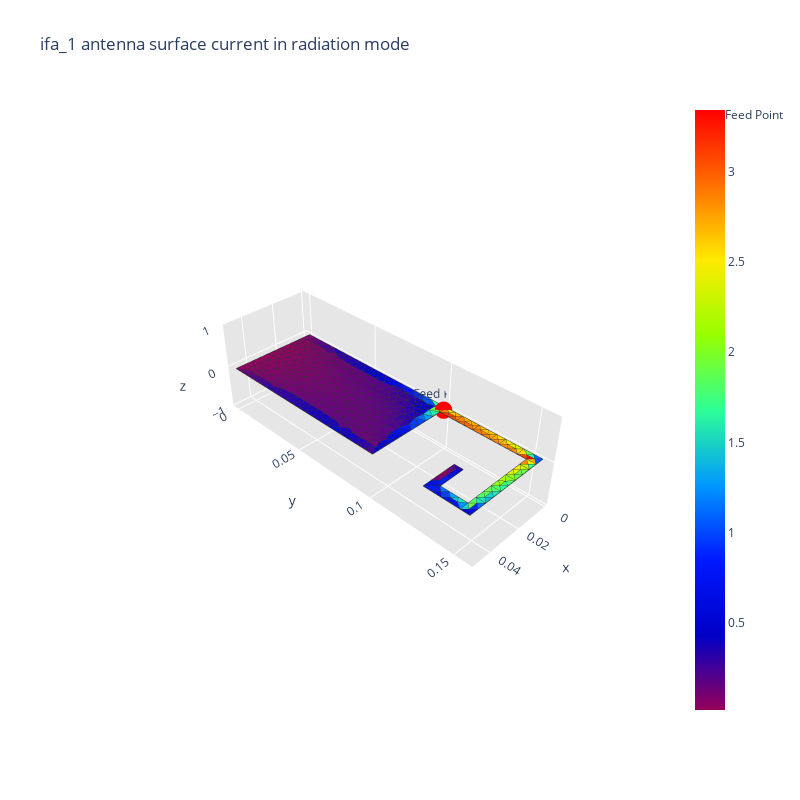

Notebook code for this chart:
### Code cell
impedance, current_ifa = radiation_algorithm(ifa_1_mat, 6.059e+8, feed_point, voltage_amplitude=0.5)

### Figure 1 — Plotly figure (JSON) as saved in the notebook; plotly's stock layout.template omitted (floating-point values rounded to 4 significant figures; data arrays with more than 128 entries replaced by an {"elided": "..."} marker saying what was removed)
{"data": [{"facecolor": {"elided": "580 str values"}, "i": {"elided": "580 int values"}, "j": {"elided": "580 int values"}, "k": {"elided": "580 int values"}, "name": "", "type": "mesh3d", "x": {"elided": "348 float values"}, "y": {"elided": "348 float values"}, "z": {"elided": "348 int values"}}, {"line": {"color": "rgb(50, 50, 50)", "width": 1.5}, "mode": "lines", "showlegend": false, "type": "scatter3d", "x": {"elided": "2900 float values"}, "y": {"elided": "2900 float values"}, "z": {"elided": "2900 int values"}}, {"hoverinfo": "none", "marker": {"color": [0.01518, 3.343], "colorscale": [[0, "rgb(150, 0, 90)"], [0.125, "rgb(0, 0, 200)"], [0.25, "rgb(0, 25, 255)"], [0.375, "rgb(0, 152, 255)"], [0.5, "rgb(44, 255, 150)"], [0.625, "rgb(151, 255, 0)"], [0.75, "rgb(255, 234, 0)"], [0.875, "rgb(255, 111, 0)"], [1, "rgb(255, 0, 0)"]], "showscale": true, "size": 0.1}, "mode": "markers", "showlegend": false, "type": "scatter3d", "x": [0], "y": [0], "z": [0]}, {"marker": {"color": "red", "size": 6, "symbol": "circle"}, "mode": "markers+text", "name": "Feed Point", "text": ["Feed Point"], "textposition": "top center", "type": "scatter3d", "x": [0.0025], "y": [0.1], "z": [0]}], "layout": {"height": 800, "scene": {"aspectratio": {"x": 0.3226, "y": 1, "z": 0.3}, "xaxis": {"backgroundcolor": "rgb(230, 230, 230)", "gridcolor": "rgb(255, 255, 255)", "showbackground": true, "zerolinecolor": "rgb(255, 255, 255)"}, "yaxis": {"backgroundcolor": "rgb(230, 230, 230)", "gridcolor": "rgb(255, 255, 255)", "showbackground": true, "zerolinecolor": "rgb(255, 255, 255)"}, "zaxis": {"backgroundcolor": "rgb(230, 230, 230)", "gridcolor": "rgb(255, 255, 255)", "showbackground": true, "zerolinecolor": "rgb(255, 255, 255)"}}, "title": {"text": "ifa_1 antenna surface current in radiation mode"}, "width": 800}}
